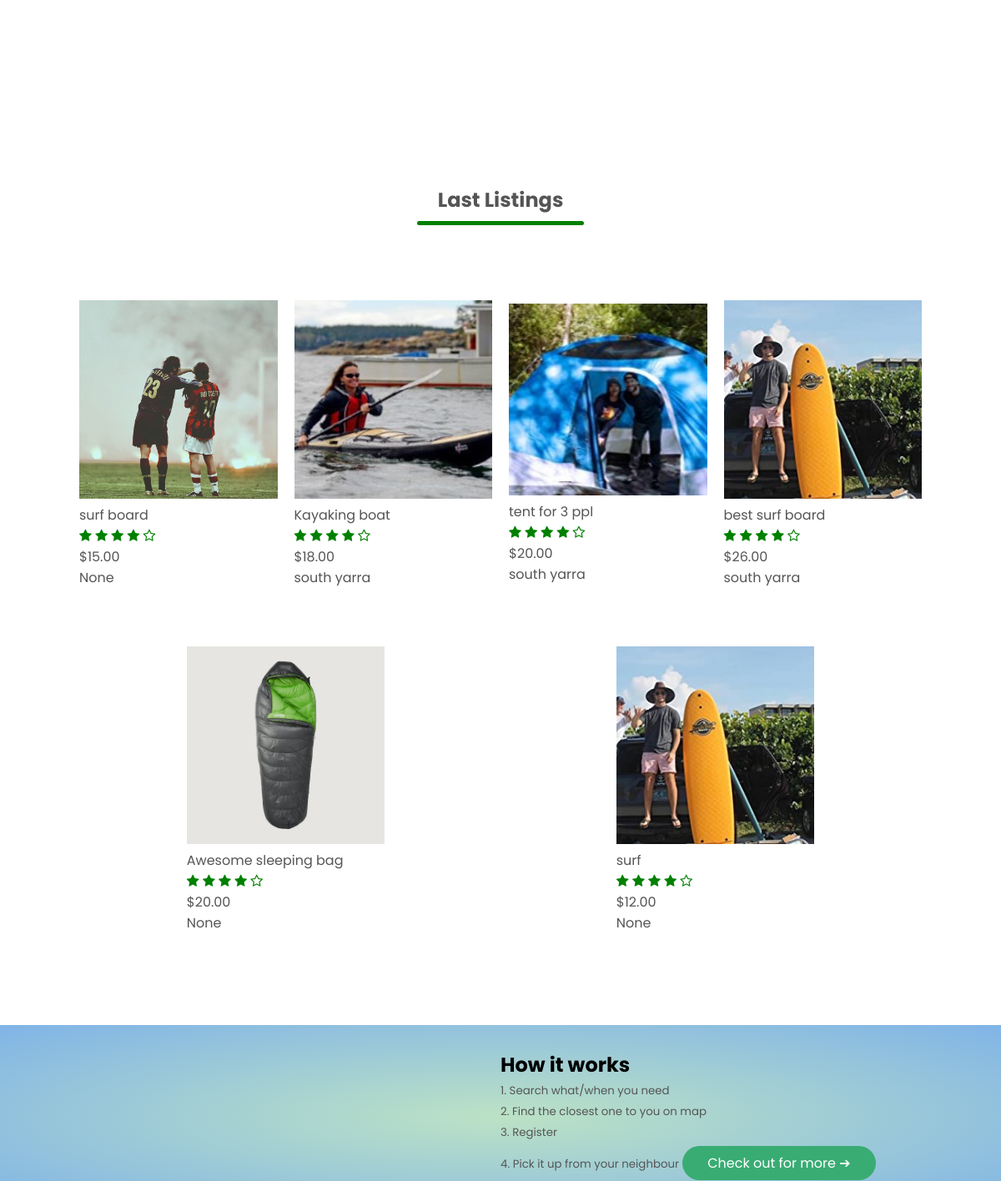
The app's page / (middle part), older data.
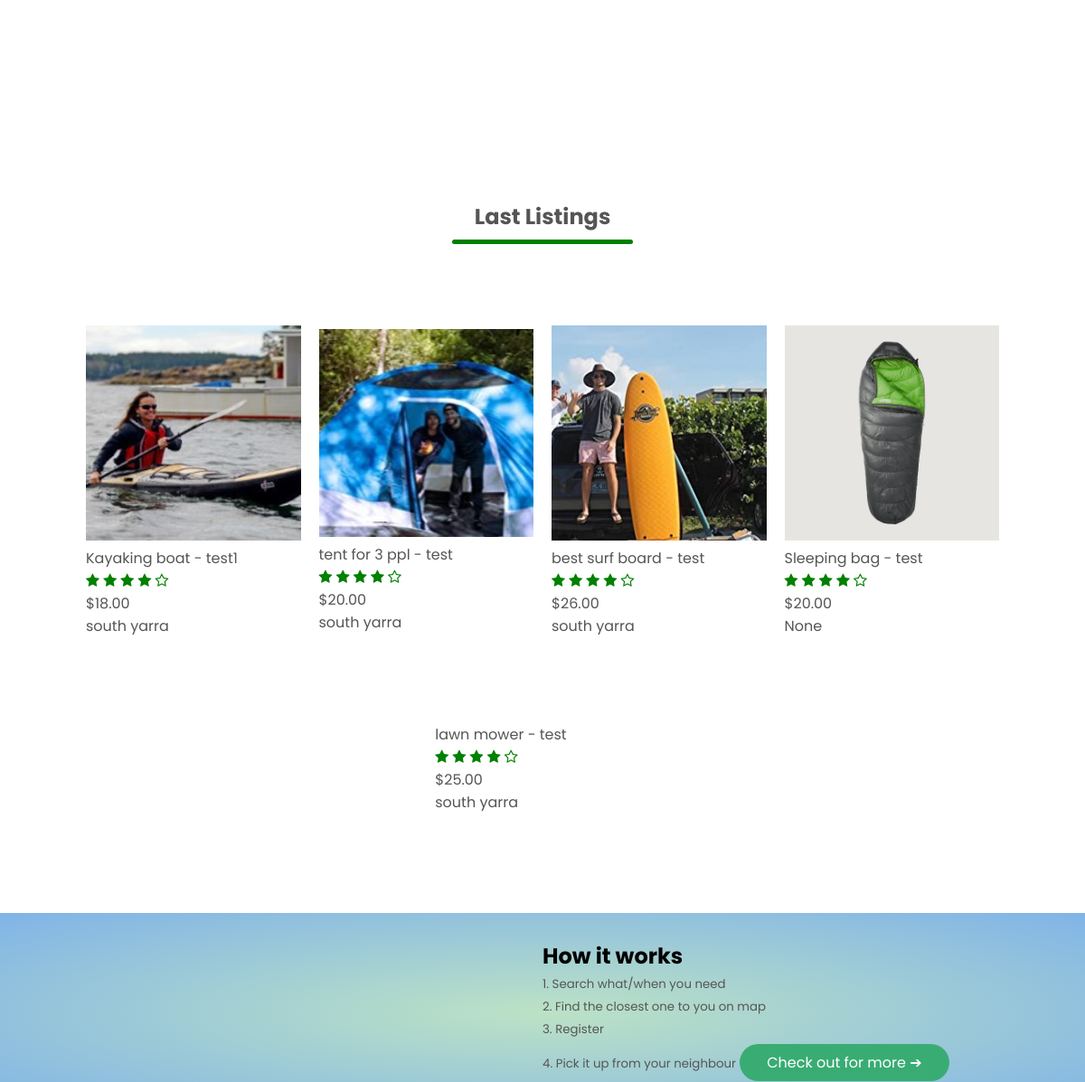
The same page, newer data.
### ecommerce/models.py (models this page shows, shortened)
class Product(models.Model):
    CATEGORY = (
                ('Sport-Outdoor', 'Sport & Outdoor'),
                ('Drones-cameras', 'Drones & cameras'),
                ('Electronics', 'Electronics'),
                ('Home-appliances', 'Home appliances'),
                ('Musical-equipments', 'Musical equipments'),
                ('Accessories','Accessories'),
                )
    customer = models.ForeignKey(Customer, null=True, on_delete=models.SET_NULL)
    name = models.CharField(max_length=200, null=True)
    price = models.FloatField(null=True)
    category = models.CharField(max_length=200, null=True,choices=CATEGORY)
    description = models.CharField(max_length=200, null=True, blank=True)
    date_created= models.DateTimeField(auto_now_add=True, null=True)
    available_from = models.DateTimeField(null=True)
    available_to = models.DateTimeField(null=True)
    item_pic = models.ImageField( null=True)
    item_pic_2 = models.ImageField(null=True, blank=True)
    item_pic_3 = models.ImageField(null=True, blank=True)
    item_pic_4 = models.ImageField(null=True, blank=True)
    @property
    def imageURL(self):
        try:
            url = self.item_pic.url
        except:
            url=''
        return url

class Customer (models.Model):
    user= models.OneToOneField(User, null=True, on_delete=models.CASCADE)
    name = models.CharField(max_length=100, null=True)
    phone=models.CharField(max_length=100, null=True)
    email=models.CharField(max_length=100, null=True)
    date_created= models.DateTimeField(auto_now_add=True)
    address = models.CharField(verbose_name="Address", max_length=100, null=True, blank=True)
    town = models.CharField(verbose_name="Town/City", max_length=100, null=True, blank=True)
    post_code = models.CharField(verbose_name="Post Code", max_length=8, null=True, blank=True)
    country = models.CharField(verbose_name="Country", max_length=100, null=True, blank=True)
    latitude = models.CharField(verbose_name="Latitude", max_length=50, null=True, blank=True)
    longitude = models.CharField(verbose_name="Longitude", max_length=50, null=True, blank=True)

### ecommerce/views.py (the view, shortened to what this page needs)
# urls.py: path('', views.index, name='index'),
def index(request):
    customer = Customer.objects.get(name='namik')
    customers = Customer.objects.all()
    products = Product.objects.all()
    d = datetime.today() - timedelta(days=3)
    p_filter = ProductFilter(request.GET,queryset=products)
    products = p_filter.qs
    has_filter = any(field in request.GET for field in set(p_filter.get_fields()))
    form = AvailabilityForm()
    books = Order_list.objects.all()
    available_products = []
    context = {'available_products':available_products,'form':form,'products':products,'customer':customer,'customers':customers,'p_filter':p_filter,'has_filter':has_filter,'d':d}
    return render(request,'index-updated.html', context)

### templates/index-updated.html (shortened to what this page needs)
<!DOCTYPE html>
<html lang="en" xmlns="http://www.w3.org/1999/html">
{% load static %}
{% load crispy_forms_tags %}
<head>
    <link rel="stylesheet" href="https://cdnjs.cloudflare.com/ajax/libs/font-awesome/4.7.0/css/font-awesome.min.css">
     <link rel="stylesheet" type="text/css" href="{% static 'style.css' %}" />
     <link rel="stylesheet" type="text/css" href="{% static 'css/style-updated.css' %}" />
</head>
<body>
                            {% load crispy_forms_tags %}
     <div class="card card-body" style="overflow-y:auto; height: 500px; overflow: ">
                   <div id="map">
                   </div>
     </div><br>
    <div class="small-container">
        <h2 class="title ">Last Listings</h2>
        <div class="row">
            {% if products %}
              {% for product in products%}
                    <div class="col-4">
                        <a href="{% url 'indexitem' product.id %}">
                            <img src="{{product.imageURL}}" alt="">
                            <h4>{{product.name}}</h4>
                            <div class="rating">
                                <i class="fa fa-star" ></i>
                                <i class="fa fa-star" ></i>
                                <i class="fa fa-star" ></i>
                                <i class="fa fa-star" ></i>
                                <i class="fa fa-star-o" ></i>
                            </div>
                            <p>${{product.price|floatformat:2}}</p>
                            <p>{{product.customer.town}}</p>
                        </a>
                    </div>
                {% endfor %}
            {% else %}
                <h4>Unfortunately there is no match to these criteria</h4>
            {%endif%}
        </div>
    </div>
    <div id="how" class="offer">
        <div class="small-container">
            <div class="row">
                <div class="col-2">
                    <img src="static/assets/campingw.png" class="offer-img" alt="">
                </div>
                <div class="col-2">
                    <h2> How it works </h2>
                    <small>1. Search what/when you need</small><br>
                    <small>2. Find the closest one to you on map</small><br>
                    <small>3. Register</small><br>
                    <small>4. Pick it up from your neighbour</small>
                    <a class="btn" href="{% url 'tryin' %}">Check out for more &#x2794;</a>
                </div>
            </div>
        </div>
    </div>
</body>
</html>

### static/style.css (style rules this page uses)
#map { height:500px; width: 100%; }

### static/css/style-updated.css (style rules this page uses)
* { margin:0; padding:0; box-sizing:border-box; }
body { font-family: 'Poppins', sans-serif; }
a { text-decoration:none; color:#555; }
p { color:#555; }
.row { display:flex; align-items:center; flex-wrap:wrap; justify-content:space-around; }
.col-2 { flex-basis:50%; min-width:300px; }
.col-2 img { max-width:100%; padding:50px 0; }
.btn { display:inline-block; background:#39ac73; color:#fff; padding:8px 30px; margin: 5px 0; border-radius:30px; transition: background 0.5s; }
.small-container { max-width :1080px; margin:auto; padding-left:25px; padding-right:25px; }
.col-4 { flex-basis:25%; padding:10px; min-width:200px; margin-bottom:50px; transition :transform 0.5s; }
.col-4 img { width:100%; }
.title { text-align:center; margin:0 auto 80px; position:relative; line-height:60px; color:#555; }
.title::after { content:''; background: green; width:200px; height:5px; border-radius:5px; position:absolute; bottom: 0; left:50%; transform:translateX(-50%); }
h4 { color:#555; font-weight:normal; }
.col-4 p { font-size:16px; }
.rating .fa { color:green; }
.offer { background:radial-gradient(#BCE2C5,#80B4E7); margin-top :50px; padding :30px 0; }
.col-2 .offer-img { padding:70px; }
small { color:#555; }

Row changes from the older to the newer data that the page shows:
removed Product: imageURL (picture), name "surf board", price "15.00", customer.town "None"
removed Product: imageURL (picture), name "surf", price "12.00", customer.town "None"
changed Product: name "Kayaking boat" → "Kayaking boat - test1"
changed Product: name "tent for 3 ppl" → "tent for 3 ppl - test"
changed Product: name "best surf board" → "best surf board - test"
changed Product "None": name "Awesome sleeping bag" → "Sleeping bag - test"
added Product: name "lawn mower - test", price "25.00", customer.town "south yarra"
